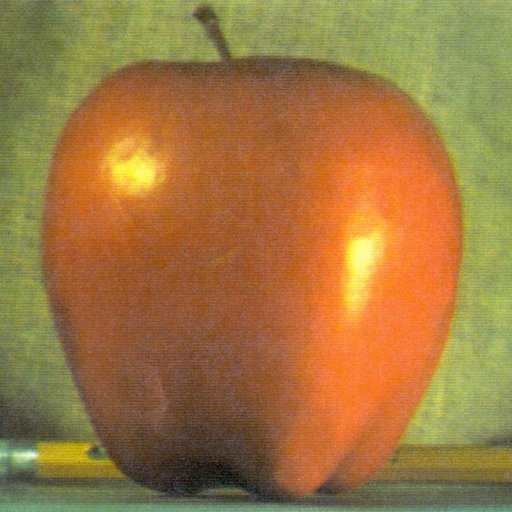
#> input picture test.v1.0/apple.jpg, 512 x 512 px
$ python holding.py ../test.v1.0/apple.jpg
#> lines starting #> are read from the running program, lines starting #| are printed output that depends on the picture; after the words box and inside, x2 and y2 are one past the last pixel; in counts of white or black regions, pixels touching at a corner belong together
import os, sys
import cv2


def convert_to_binary(img_grayscale):
    # adaptiveMethod=cv2.ADAPTIVE_THRESH_MEAN_C or cv2.ADAPTIVE_THRESH_GAUSSIAN_C
    img_binary = cv2.adaptiveThreshold(img_grayscale,
                                       maxValue=255,
                                       adaptiveMethod=cv2.ADAPTIVE_THRESH_MEAN_C,
                                       thresholdType=cv2.THRESH_BINARY,
                                       blockSize=99,
                                       C=8)
    return img_binary

if __name__ == "__main__":
    assert len(sys.argv) == 2, '[USAGE] $ python holding.py image_5.jpg'
    input_image_path = sys.argv[1]

    assert os.path.isfile(input_image_path), 'Image not found @ %s' % input_image_path
    # read color image with grayscale flag: "cv2.IMREAD_GRAYSCALE"mage_path

    img_grayscale = cv2.imread(input_image_path, cv2.IMREAD_GRAYSCALE)  # shape: (960, 960)
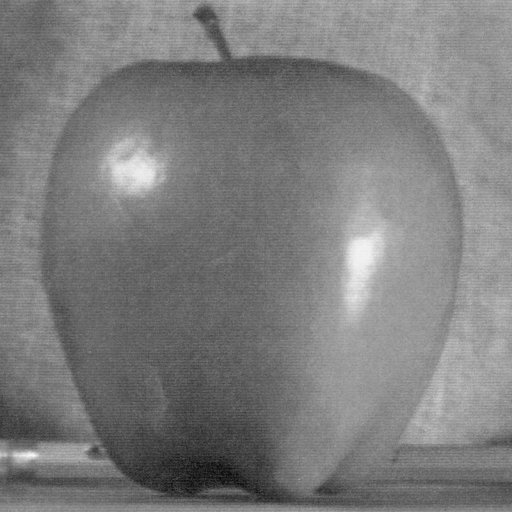
#> img_grayscale: shape (512, 512); min 7, max 250, mean 125.2
    # print grayscale image
    cv2.imwrite('grey_%s' % input_image_path, img_grayscale)
    print('Saved grayscale image @ grey_%s' % input_image_path)

    img_binary = convert_to_binary(img_grayscale)
#> in convert_to_binary, `img_binary = cv2.adaptiveThreshold(img_grayscale, maxValue=255, adapti..`:
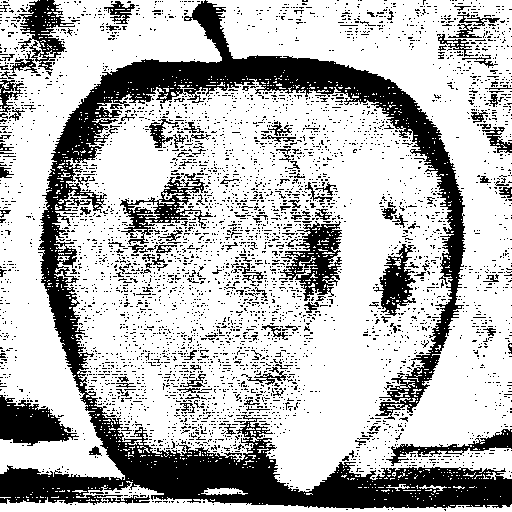
#> img_binary: shape (512, 512); 72.2% white; 4421 black regions (4285 under 20 px), largest, box (x1, y1, x2, y2) and area: (0, 0, 512, 509) 42080, (0, 395, 79, 446) 2277, (280, 221, 342, 301) 2212
    cv2.imwrite('binary_%s' % input_image_path, img_binary)
    print('Saved binary image @ binary_%s' % input_image_path)
